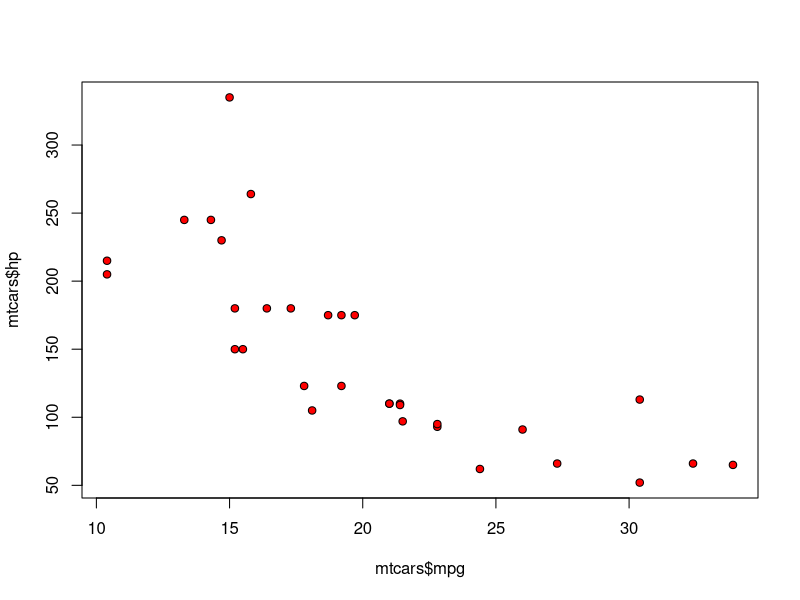
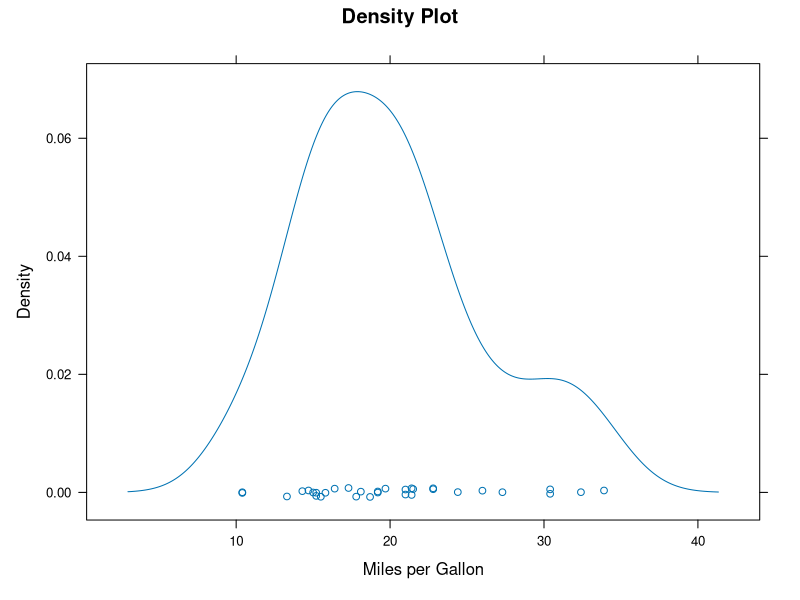
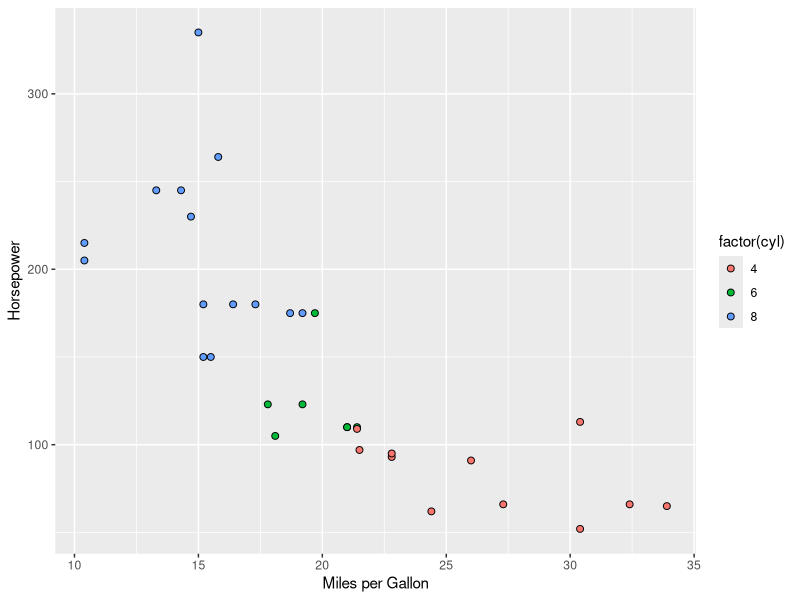
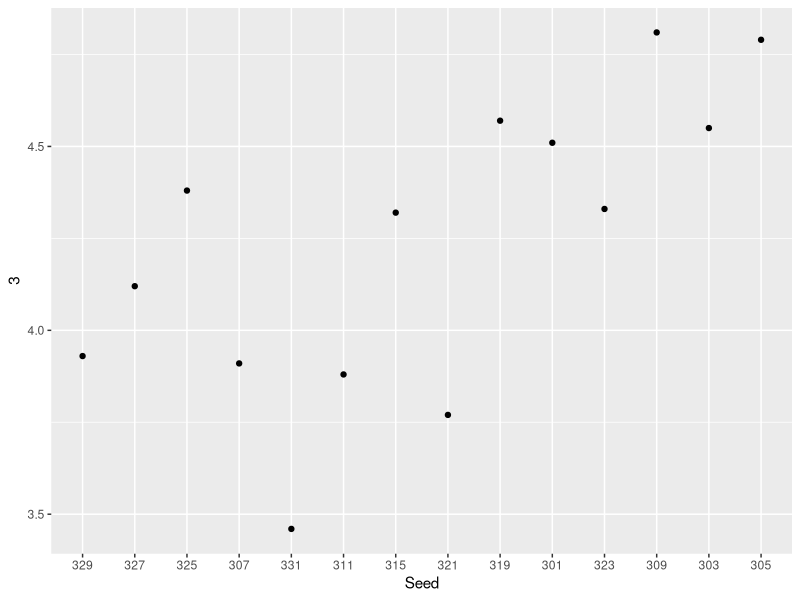
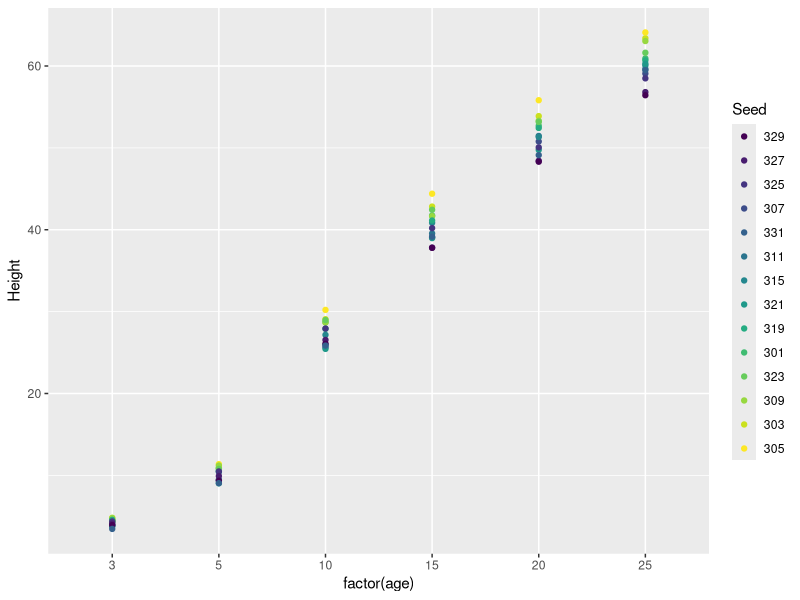
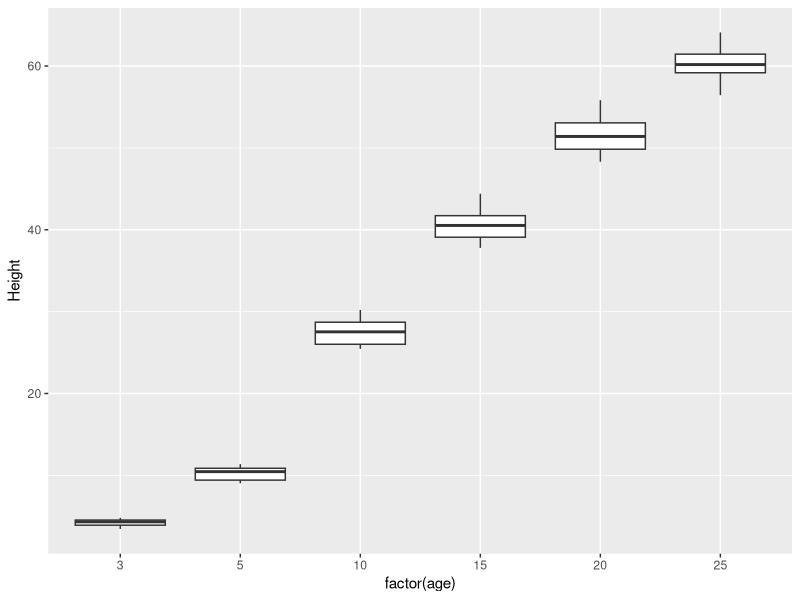
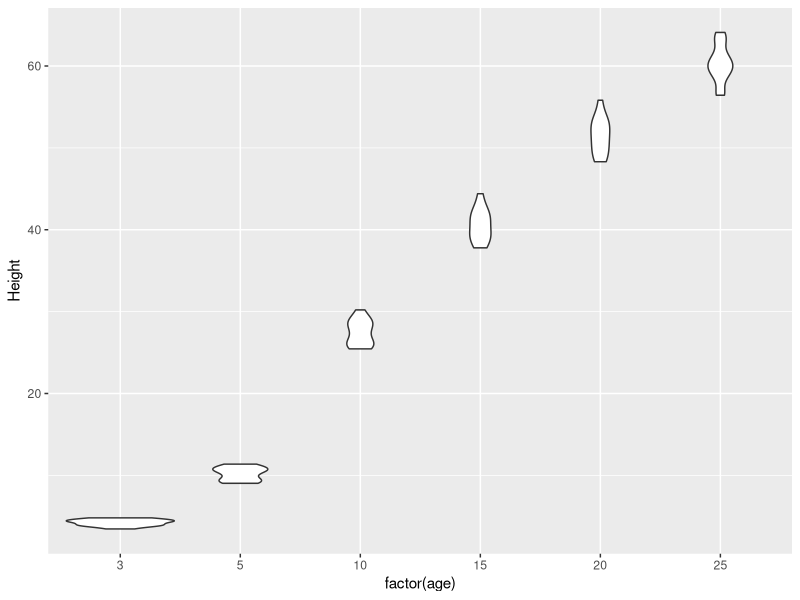
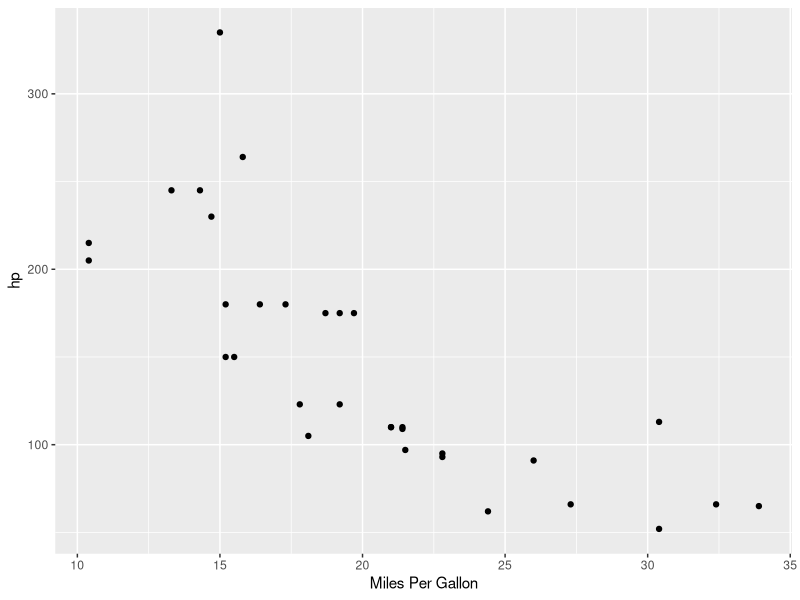

R code for these plots, in order:
## ---- chunk 1
# Loading required libraries
# Be sure to install these before running this file!!
library(lattice)
library(ggplot2)
library(tidyr)

data("mtcars")
## ---- chunk 2
plot(x = mtcars$mpg, y = mtcars$hp, 
     col = "black", bg = "red", pch = 21)
## ---- chunk 3
densityplot(~mpg, data = mtcars,
            main = "Density Plot",
            xlab = "Miles per Gallon")
## ---- chunk 4
ggplot(mtcars, aes(x = mpg, y = hp, fill = factor(cyl))) + 
  geom_point(pch = 21, size = 2)  +
  xlab("Miles per Gallon") + ylab("Horsepower")
## ---- chunk 5

## ---- chunk 6
data("Loblolly")
Loblolly.wide <- pivot_wider(Loblolly, 
                             names_from = age, 
                             values_from = height)
Loblolly.wide
## ---- chunk 7
Loblolly.long <- pivot_longer(Loblolly.wide, 
                              cols = !Seed, 
                              names_to = "age", 
                              values_to = "Height", 
                              names_transform = list(age = as.numeric))
Loblolly.long
## ---- chunk 8
ggplot(Loblolly.wide, aes(x = Seed, y = `3`))+ geom_point()
## ---- chunk 9
ggplot(Loblolly.long, aes(x = factor(age), y = Height, color = Seed)) +
  geom_point(pch=19) 
## ---- chunk 10
ggplot(Loblolly.long, aes(x = factor(age), y = Height)) + geom_boxplot()
## ---- chunk 11
ggplot(Loblolly.long, aes(x = factor(age), y = Height)) + geom_violin()
## ---- chunk 12

## ---- chunk 13

## ---- chunk 14
p <- ggplot(mtcars, aes(x = mpg, y = hp)) +
  geom_point()
p + xlab("Miles Per Gallon") # X-axis label
p + ylab("Horsepower") # Y-axis label
p + ggtitle("Horsepower vs MPG from MTCars") # chart title
## ---- chunk 15
p + xlim(0, 50) # altering limits of x-axis
p + ylim(0, 500) # altering limits of y-axis
# Note: no color to alter
## ---- chunk 16
# Alters size of text throughout plot and angel of the text to the x-axis.
p + theme(text = element_text(size=20),
        axis.text.x = element_text(angle=90, hjust=1)) 
## ---- chunk 17
p + theme_minimal()
## ---- chunk 18
p2 <- ggplot(mtcars, aes(x = mpg, y = hp)) 
p2 + geom_point(size = 2)
p2 + geom_point(shape = 3)
p2 + geom_point(color = "red")
p2 + geom_point(pch = 21, color = "black", 
                fill = "red")
## ---- chunk 19

## ---- chunk 20
# color:
ggplot(mtcars, aes(x = mpg, y = hp, color = factor(cyl))) + geom_point()
# fill:
ggplot(mtcars, aes(x = mpg, y = hp, fill = factor(cyl))) + geom_point(shape = 21)
# shape:
ggplot(mtcars, aes(x = mpg, y = hp, shape = factor(cyl))) + geom_point()
## ---- chunk 21
ggplot(mtcars, aes(x = mpg, y = hp, color = factor(cyl))) + 
  geom_point() + geom_line()
## ---- chunk 22
ggplot(mtcars, aes(x = mpg, y = hp)) + geom_point(color = factor(mtcars$cyl))
## ---- chunk 23
# Create and store graph with year 3 data:
p2 <- ggplot(Loblolly.wide, aes(x = Seed, y = `3`)) + geom_point()
# Add year 5 data to the existing graph p2:
p2 + geom_point(data=Loblolly.wide, 
                mapping = aes(x = Seed, y = `5`),
                color = "red")
## ---- chunk 24

